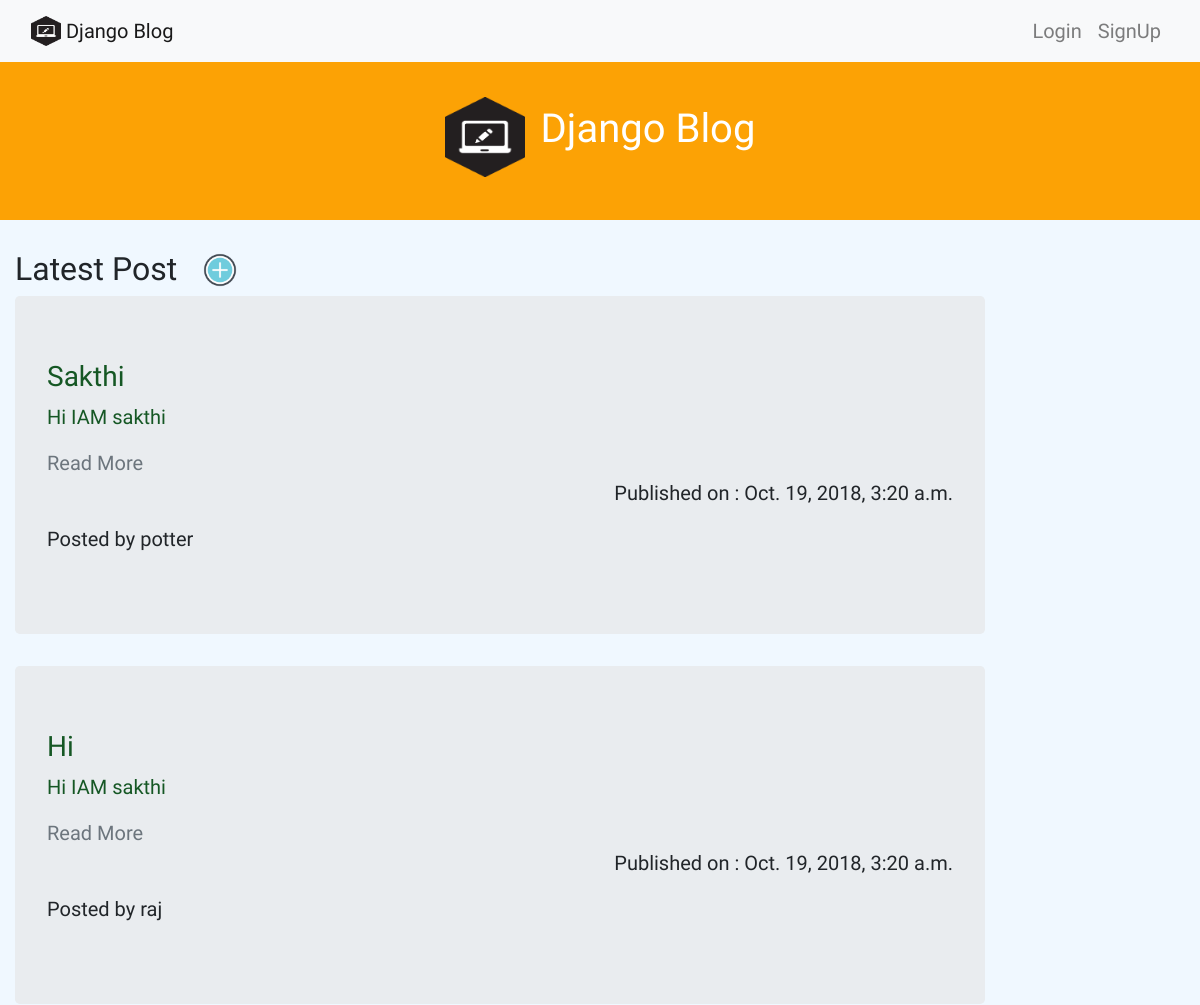
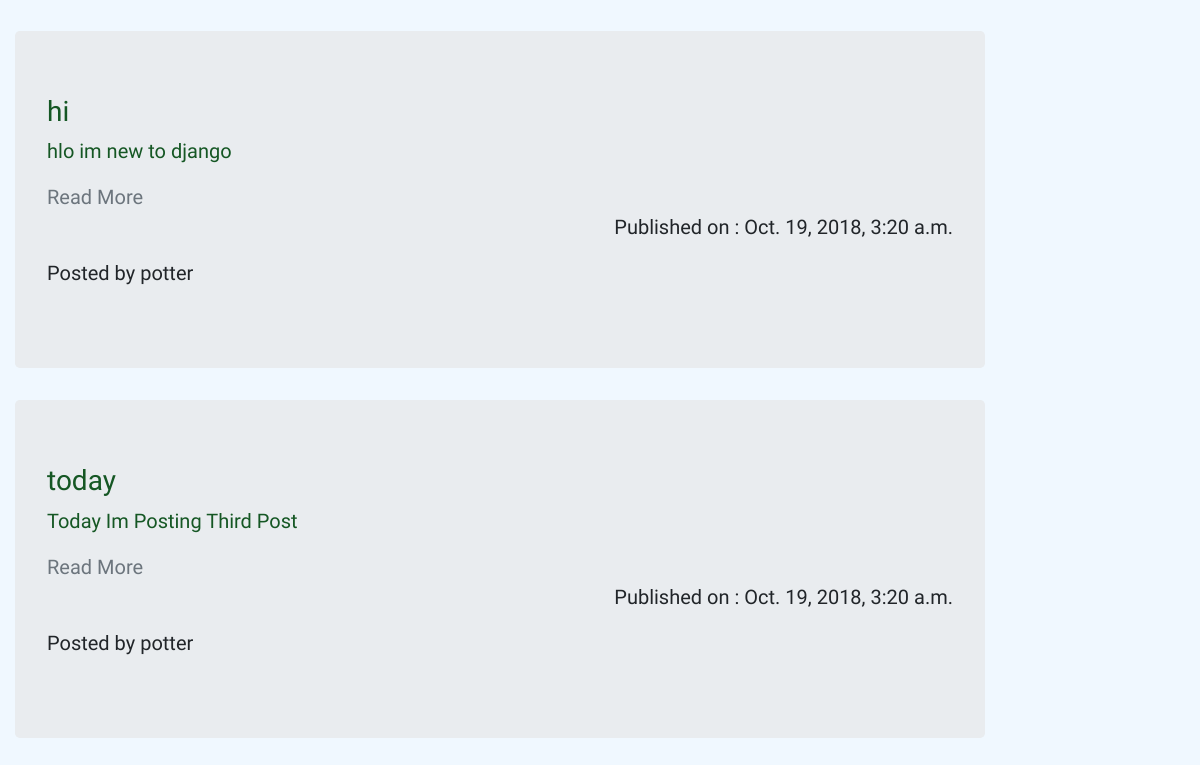
The app's page /, older data (2 pictures, top to bottom).
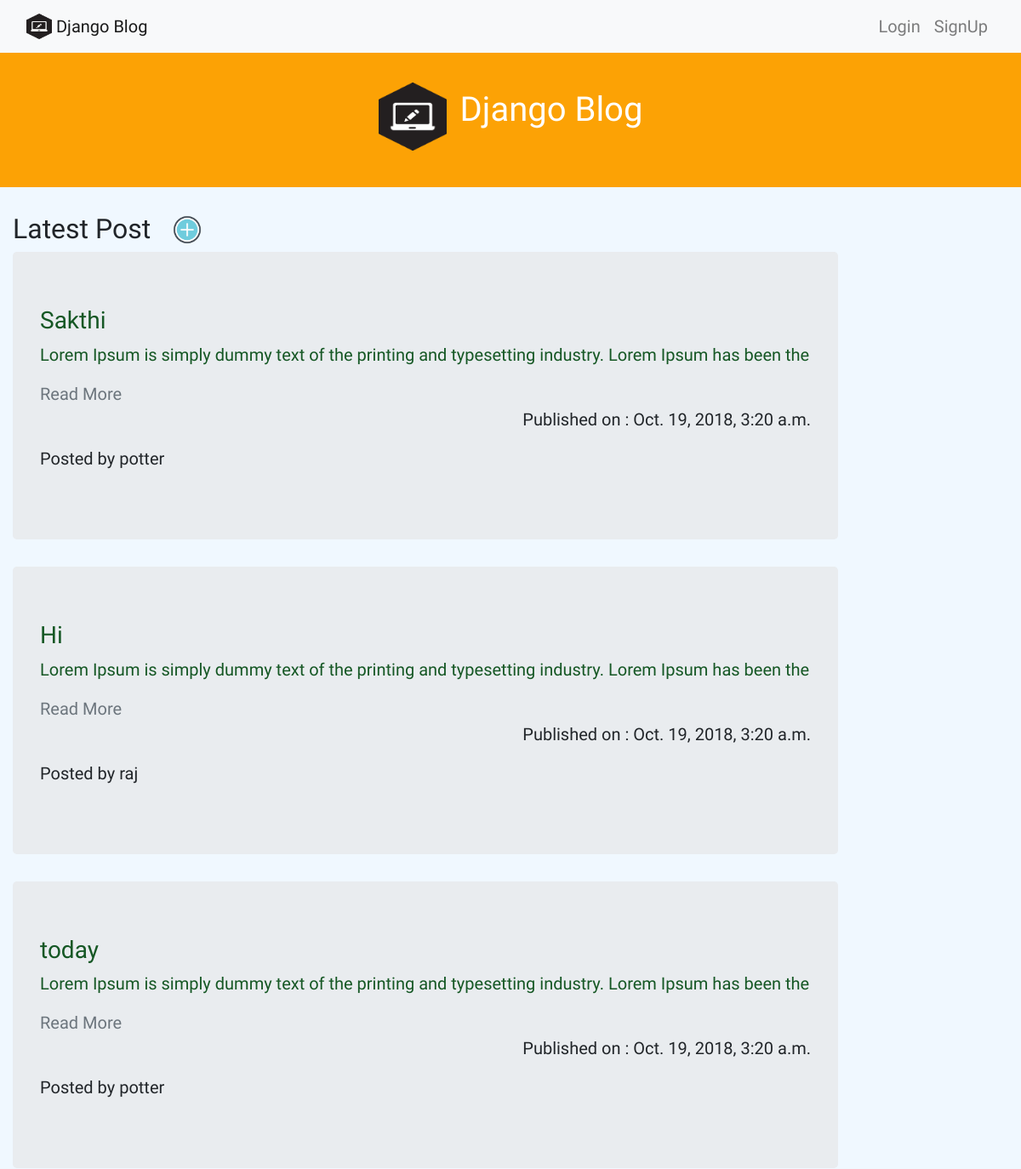
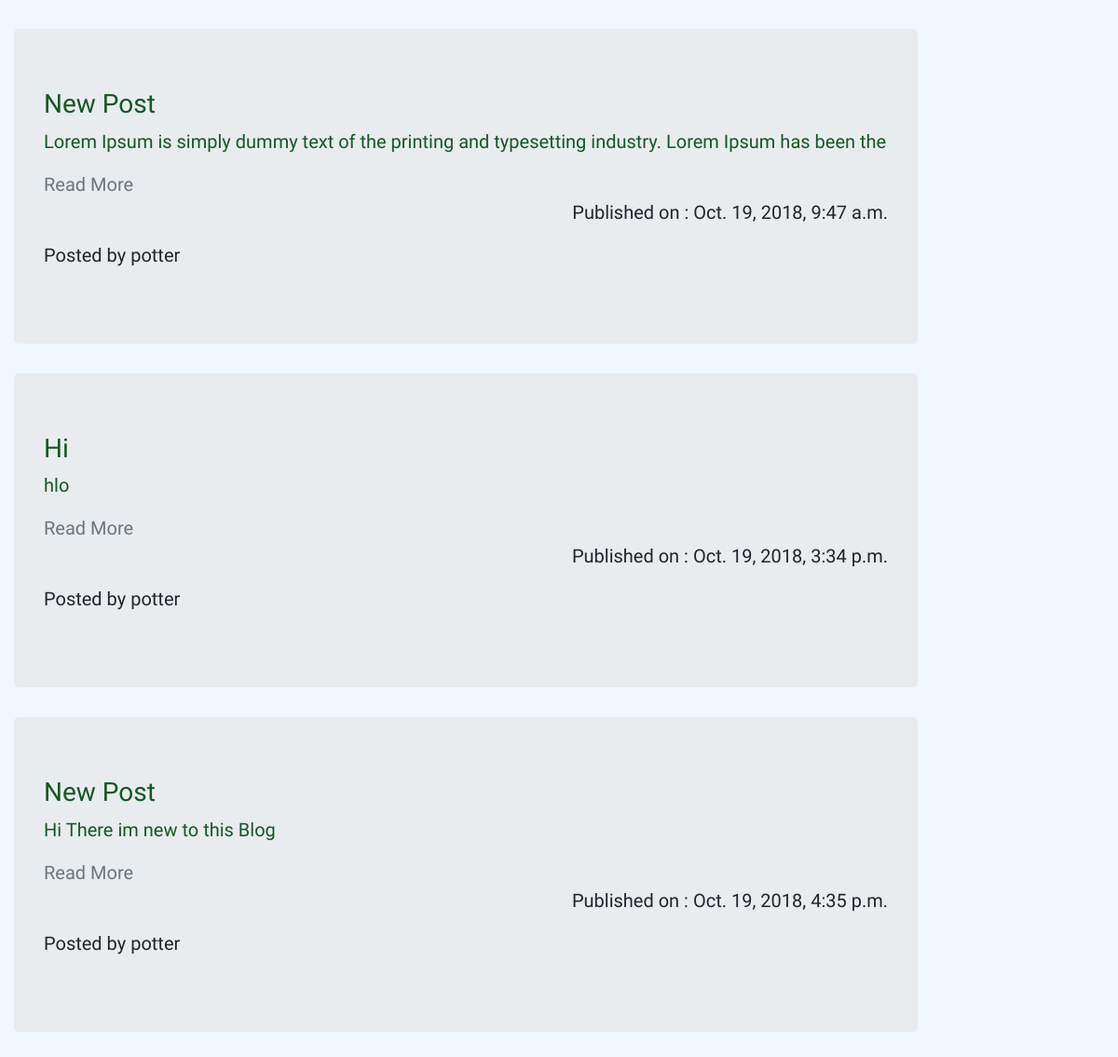
The same page, newer data (2 pictures, top to bottom).
### blog/models.py (models this page shows, shortened)
class Post(models.Model):
	title=models.CharField(max_length=264)
	author=models.ForeignKey('auth.user',on_delete=models.CASCADE)
	text=models.CharField(max_length=264)
	created_date=models.DateTimeField(default=timezone.now())
	pub_date=models.DateTimeField(blank=True,null=True)
	def body(self):
		return self.text[:100]

### blog/views.py (the view)
# urls.py: path('',views.index,name='index'),
def index(request):
	post=Post.objects.all()
	return render(request,'blog/index.html',{'post':post})

### templates/blog/index.html (shortened to what this page needs)
<!DOCTYPE html>
{% extends "base.html" %}
{% block content %}
{% load staticfiles %}
<link rel="stylesheet" type="text/css" href="{% static "css/main.css" %}">
<html>
<head>
	</head>
<div class="bg">
<h1 class="id1" align="center"> 	<a class="navbar-brand" href="{% url "index" %}">
 <img src="{% static "images/t.png" %}" class="d-inline-block align-center" width="80" height="80" alt="">
  </a>Django Blog</h1>
</div>
	<div class="container-fluid">
		<div class="row">
		<div class="col-md-2">
			<h2>Latest Post</h2>
</div>
			<a  href="{% url "create" %}"><img src="{% static "images/plus.png" %}" id="pluns" alt="AddPost" width="40px" height="40px"  ></a>&#9;
</div>
		{% for p in post  %}
<div class="row">
				<div  class=" col-10">
					<div class="jumbotron">
				<a class="alert-success" href="{% url "details" p.id %}">
				<h3>{{p.title}}</h3></a>
				<a class="alert-success" href="{% url "details" p.id %}">
					<p>{{p.body| linebreaksbr}}</p></a>
				<a href="{% url "details" p.id%}" class="text-muted">Read More</a>
				<p align="right">Published on : {{p.pub_date}}</p>
			<p>Posted by {{p.author}}</p>
			</div>
	</div>
</div>
{% endfor %}
	</div>
</body>
</html>
{% endblock content %}

Row changes from the older to the newer data that the page shows:
removed Post: title "hi", body "hlo im new to django", pub_date "Oct. 19, 2018, 3:20 a.m.", author "potter"
changed Post "Sakthi": body "Hi IAM sakthi" → "Lorem Ipsum is simply dummy text of the printing and typesetting industry. Lorem Ipsum has been the"
changed Post "raj": body "Hi IAM sakthi" → "Lorem Ipsum is simply dummy text of the printing and typesetting industry. Lorem Ipsum has been the"
changed Post "today": body "Today Im Posting Third Post" → "Lorem Ipsum is simply dummy text of the printing and typesetting industry. Lorem Ipsum has been the"
added Post: title "New Post", body "Lorem Ipsum is simply dummy text of the printing and typesetting industry. Lorem Ipsum has been the", pub_date "Oct. 19, 2018, 9:47 a.m.", author "potter"
added Post: title "Hi", body "hlo", pub_date "Oct. 19, 2018, 3:34 p.m.", author "potter"
added Post: title "New Post", body "Hi There im new to this Blog", pub_date "Oct. 19, 2018, 4:35 p.m.", author "potter"
